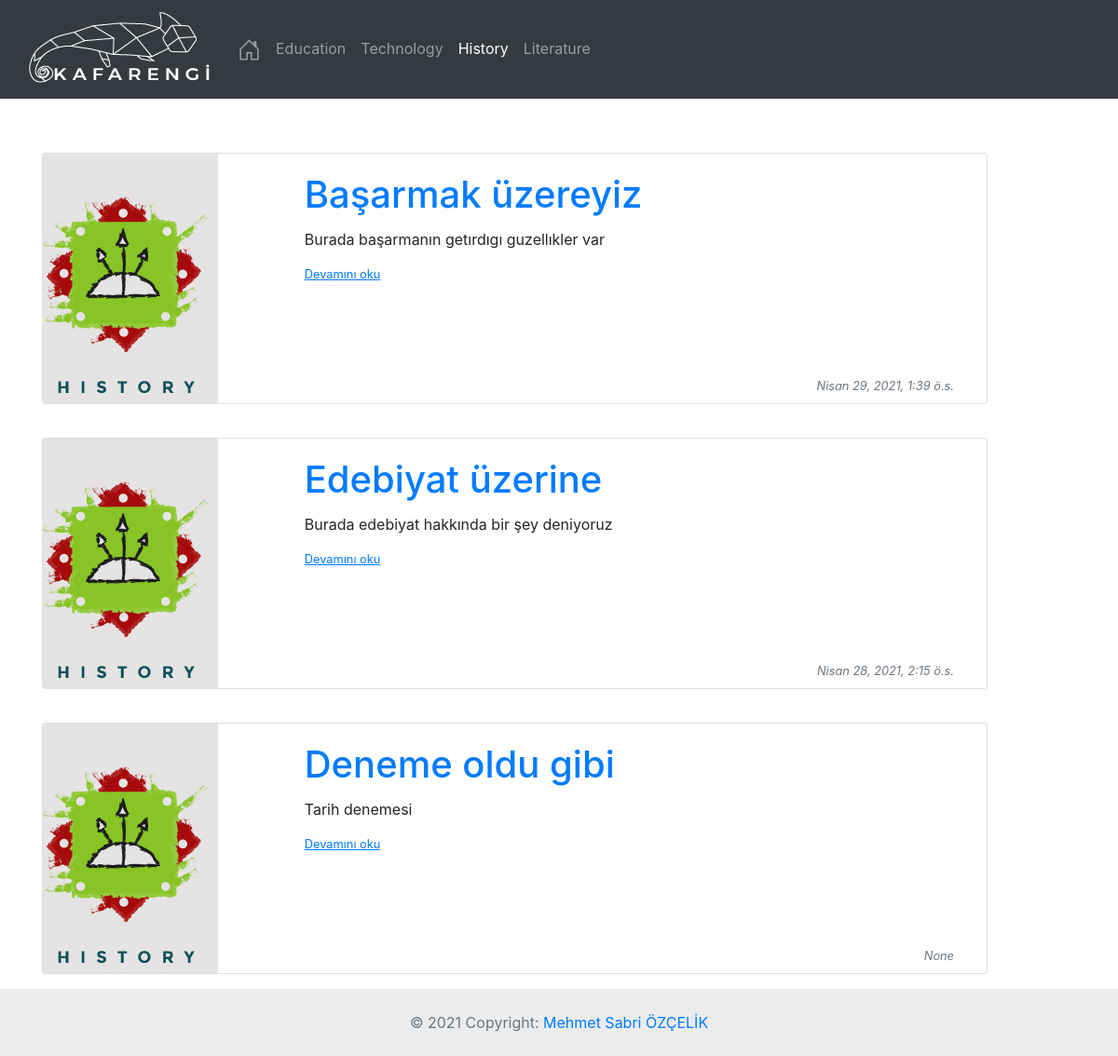
/tarih, run on the app's committed database.
### blog/models.py (models this page shows, shortened)
class Post(models.Model):
    imagedesc = models.CharField(max_length=100, verbose_name='resim')
    date_created = models.DateTimeField(auto_now_add=True)
    description = models.TextField()
    title = models.CharField(max_length=200)
    author = models.ForeignKey(
        'auth.User', on_delete=models.CASCADE,
    )
    body = RichTextUploadingField()
    def get_image_path(self):
        return '/img/' + str(self.imagedesc)

### blog/views.py (the view)
# urls.py: path('tarih', BlogListViewTarih.as_view(), name = 'tarih'),
class BlogListViewTarih(ListView):
    model = Post
    template_name='pages/tarih.html'
    ordering = ['-id']

### templates/pages/tarih.html (shortened to what this page needs)
{% extends 'layout.html' %}
{% load static %}
{% block content %}
{% for post in object_list %}
    {% if post.imagedesc == 'tarih.jpg' %}
                <div  class="row" style="margin-top:20px;">
                    <div class="col-md-11">
                        <div class="card-mb-3">
                            <div class="card mb-3">
                                <div class="row">
                                    <div class="col-md-3">
                                        <img src="{% static post.get_image_path %}">
                                    </div>
                                    <div class="col-md-9">
                                        <div class="card-body">
                                            <div class="card-title"><h1><a href='{% url "post_detail" post.pk %}' class="link-info">{{post.title}}</a></h1></div>
                                            <p class="card-title maxlength='10'">{{post.description |safe}}</p>
                                            <p class="card-text">
                                                <small class="text-muted"><a href='{% url "post_detail" post.pk %}' class="link-info" style="text-decoration: underline;">Devamını oku</a></small>
                                            </p>
                                        </div>
                                        <div class="div">
                                            <small class="text-muted font-italic float-right" style="margin-top: 80px; margin-right: 35px;">{{post.date_created}}</small>
                                        </div>
                                    </div>
                                </div>
                            </div>
                        </div>
                    </div>
                </div>
    {% endif %}
{% endfor %}
{% endblock %}

### blog/static/css/style.css (style rules this page uses)
a:link { text-decoration: none; }

### data on the page
Post: imagedesc (picture), title "Başarmak üzereyiz", description "Burada başarmanın getırdıgı guzellıkler var", date_created "Nisan 29, 2021, 1:39 ö.s."
Post: imagedesc (picture), title "Edebiyat üzerine", description "Burada edebiyat hakkında bir şey deniyoruz", date_created "Nisan 28, 2021, 2:15 ö.s."
Post: imagedesc (picture), title "Deneme oldu gibi", description "Tarih denemesi", date_created "None"
